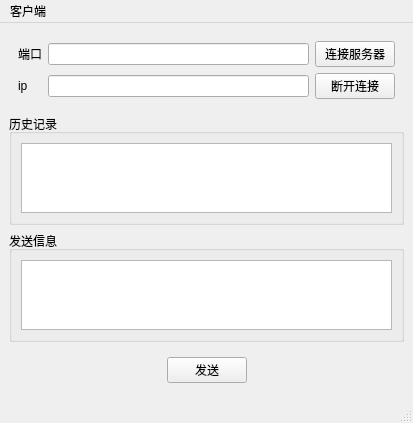
<?xml version="1.0" encoding="UTF-8"?>
<ui version="4.0">
 <class>MainWindow</class>
 <widget class="QMainWindow" name="MainWindow">
  <property name="geometry">
   <rect>
    <x>0</x>
    <y>0</y>
    <width>413</width>
    <height>409</height>
   </rect>
  </property>
  <property name="windowTitle">
   <string>MainWindow</string>
  </property>
  <widget class="QWidget" name="centralwidget">
   <layout class="QVBoxLayout" name="verticalLayout">
    <item>
     <widget class="QWidget" name="widget" native="true">
      <layout class="QGridLayout" name="gridLayout">
       <item row="0" column="0">
        <widget class="QLabel" name="label">
         <property name="text">
          <string>端口</string>
         </property>
        </widget>
       </item>
       <item row="0" column="1">
        <widget class="QLineEdit" name="port"/>
       </item>
       <item row="0" column="2">
        <widget class="QPushButton" name="connect">
         <property name="text">
          <string>连接服务器</string>
         </property>
        </widget>
       </item>
       <item row="1" column="0">
        <widget class="QLabel" name="label_2">
         <property name="text">
          <string>ip</string>
         </property>
        </widget>
       </item>
       <item row="1" column="1">
        <widget class="QLineEdit" name="ip"/>
       </item>
       <item row="1" column="2">
        <widget class="QPushButton" name="disconnect">
         <property name="text">
          <string>断开连接</string>
         </property>
        </widget>
       </item>
      </layout>
     </widget>
    </item>
    <item>
     <widget class="QGroupBox" name="groupBox">
      <property name="title">
       <string>历史记录</string>
      </property>
      <layout class="QHBoxLayout" name="horizontalLayout_6">
       <item>
        <widget class="QTextEdit" name="historyText"/>
       </item>
      </layout>
     </widget>
    </item>
    <item>
     <widget class="QGroupBox" name="groupBox_2">
      <property name="title">
       <string>发送信息</string>
      </property>
      <layout class="QHBoxLayout" name="horizontalLayout_5">
       <item>
        <widget class="QTextEdit" name="sendText"/>
       </item>
      </layout>
     </widget>
    </item>
    <item>
     <widget class="QWidget" name="widget_2" native="true">
      <layout class="QHBoxLayout" name="horizontalLayout_4">
       <item>
        <spacer name="horizontalSpacer">
         <property name="orientation">
          <enum>Qt::Horizontal</enum>
         </property>
         <property name="sizeHint" stdset="0">
          <size>
           <width>140</width>
           <height>20</height>
          </size>
         </property>
        </spacer>
       </item>
       <item>
        <widget class="QPushButton" name="send">
         <property name="text">
          <string>发送</string>
         </property>
        </widget>
       </item>
       <item>
        <spacer name="horizontalSpacer_2">
         <property name="orientation">
          <enum>Qt::Horizontal</enum>
         </property>
         <property name="sizeHint" stdset="0">
          <size>
           <width>139</width>
           <height>20</height>
          </size>
         </property>
        </spacer>
       </item>
      </layout>
     </widget>
    </item>
   </layout>
  </widget>
  <widget class="QMenuBar" name="menubar">
   <property name="geometry">
    <rect>
     <x>0</x>
     <y>0</y>
     <width>413</width>
     <height>21</height>
    </rect>
   </property>
   <widget class="QMenu" name="menu">
    <property name="title">
     <string>客户端</string>
    </property>
   </widget>
   <addaction name="menu"/>
  </widget>
  <widget class="QStatusBar" name="statusbar"/>
 </widget>
 <resources/>
 <connections/>
</ui>
